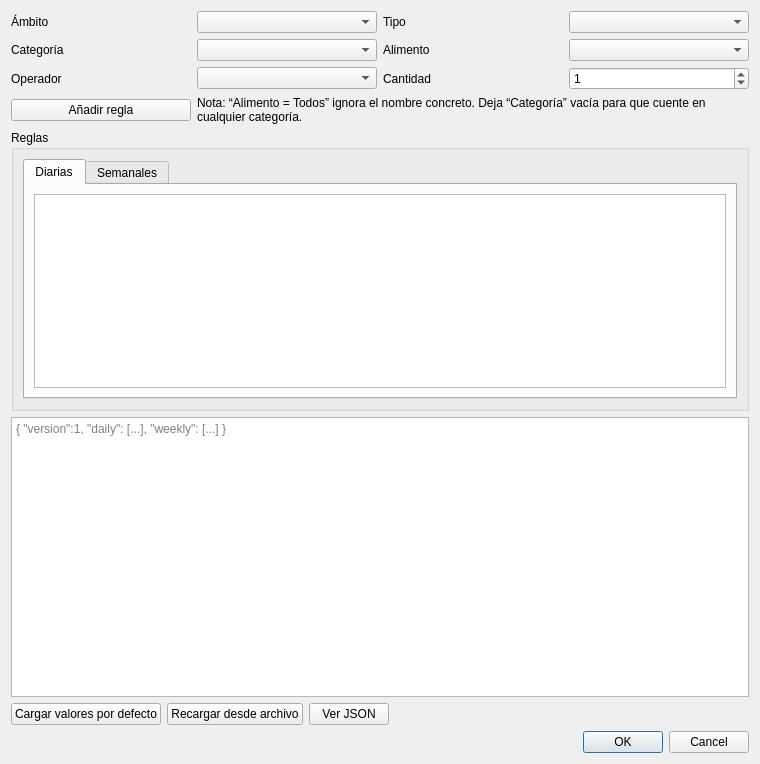
<?xml version="1.0" encoding="UTF-8"?>
<ui version="4.0">
 <class>RulesEditor</class>
 <widget class="QDialog" name="RulesEditor">
  <property name="windowTitle">
   <string>Editor de reglas</string>
  </property>
  <property name="minimumSize">
   <size><width>760</width><height>560</height></size>
  </property>

  <layout class="QVBoxLayout" name="verticalLayout">

   <!-- Constructor de reglas -->
   <item>
    <layout class="QGridLayout" name="builderGrid">
     <item row="0" column="0">
      <widget class="QLabel" name="lblScope">
       <property name="text"><string>Ámbito</string></property>
      </widget>
     </item>
     <item row="0" column="1">
      <widget class="QComboBox" name="cmbScope"/>
     </item>

     <item row="0" column="2">
      <widget class="QLabel" name="lblType">
       <property name="text"><string>Tipo</string></property>
      </widget>
     </item>
     <item row="0" column="3">
      <widget class="QComboBox" name="cmbType"/>
     </item>

     <item row="1" column="0">
      <widget class="QLabel" name="lblCategory">
       <property name="text"><string>Categoría</string></property>
      </widget>
     </item>
     <item row="1" column="1">
      <widget class="QComboBox" name="cmbCategory"/>
     </item>

     <item row="1" column="2">
      <widget class="QLabel" name="lblFood">
       <property name="text"><string>Alimento</string></property>
      </widget>
     </item>
     <item row="1" column="3">
      <widget class="QComboBox" name="cmbFood"/>
     </item>

     <item row="2" column="0">
      <widget class="QLabel" name="lblOp">
       <property name="text"><string>Operador</string></property>
      </widget>
     </item>
     <item row="2" column="1">
      <widget class="QComboBox" name="cmbOp"/>
     </item>

     <item row="2" column="2">
      <widget class="QLabel" name="lblQty">
       <property name="text"><string>Cantidad</string></property>
      </widget>
     </item>
     <item row="2" column="3">
      <widget class="QSpinBox" name="spnQty">
       <property name="minimum"><number>0</number></property>
       <property name="maximum"><number>999</number></property>
       <property name="value"><number>1</number></property>
      </widget>
     </item>

     <item row="3" column="0">
      <widget class="QPushButton" name="btnAddRule">
       <property name="text"><string>Añadir regla</string></property>
      </widget>
     </item>
     <item row="3" column="1" colspan="3">
      <widget class="QLabel" name="lblHint">
       <property name="text">
        <string>Nota: “Alimento = Todos” ignora el nombre concreto. Deja “Categoría” vacía para que cuente en cualquier categoría.</string>
       </property>
       <property name="wordWrap"><bool>true</bool></property>
      </widget>
     </item>
    </layout>
   </item>

   <!-- Panel legible (lista de reglas) -->
   <item>
    <widget class="QGroupBox" name="viewerPanel">
     <property name="title">
      <string>Reglas</string>
     </property>
     <layout class="QVBoxLayout">
      <item>
       <widget class="QTabWidget" name="tabsRules">
        <widget class="QWidget" name="tabDaily">
         <attribute name="title">
          <string>Diarias</string>
         </attribute>
         <layout class="QVBoxLayout" name="layoutDaily">
          <item><widget class="QListWidget" name="lstDailyRules"/></item>
         </layout>
        </widget>
        <widget class="QWidget" name="tabWeekly">
         <attribute name="title">
          <string>Semanales</string>
         </attribute>
         <layout class="QVBoxLayout" name="layoutWeekly">
          <item><widget class="QListWidget" name="lstWeeklyRules"/></item>
         </layout>
        </widget>
       </widget>
      </item>
     </layout>
    </widget>
   </item>

   <!-- Visor/Editor JSON (ocultable) -->
   <item>
    <widget class="QPlainTextEdit" name="txtJson">
     <property name="placeholderText">
      <string>{ "version":1, "daily": [...], "weekly": [...] }</string>
     </property>
     <property name="tabChangesFocus"><bool>false</bool></property>
     <property name="minimumSize">
      <size><width>680</width><height>280</height></size>
     </property>
    </widget>
   </item>

   <!-- Botonera -->
   <item>
    <layout class="QHBoxLayout" name="rowButtons">
     <item>
      <widget class="QPushButton" name="btnLoadDefaults">
       <property name="text"><string>Cargar valores por defecto</string></property>
      </widget>
     </item>
     <item>
      <widget class="QPushButton" name="btnReloadFromFile">
       <property name="text"><string>Recargar desde archivo</string></property>
      </widget>
     </item>
     <item>
      <widget class="QPushButton" name="btnToggleJson">
       <property name="text"><string>Ver JSON</string></property>
      </widget>
     </item>
     <item>
      <spacer name="sp1">
       <property name="orientation"><enum>Qt::Horizontal</enum></property>
       <property name="sizeHint" stdset="0">
        <size><width>40</width><height>20</height></size>
       </property>
      </spacer>
     </item>
    </layout>
   </item>

   <item>
    <widget class="QDialogButtonBox" name="buttonBox">
     <property name="standardButtons">
      <set>QDialogButtonBox::Ok|QDialogButtonBox::Cancel</set>
     </property>
    </widget>
   </item>

  </layout>
 </widget>
 <resources/>
 <connections/>
</ui>
